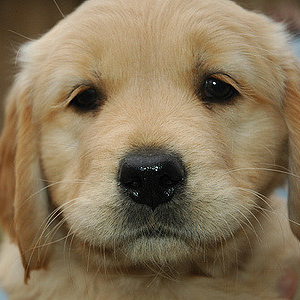
#> input picture img_match/images_org/03.png, 300 x 300 px, given in place of 2001.png, which was not available
$ python outimg.py images_org/03.png images_org/04.png
#> lines starting #> are read from the running program, lines starting #| are printed output that depends on the picture; pictures that were not available may be replaced by others from this repository, and a replacement may not be noted
# -*- coding: utf-8 -*-

import numpy as np
import cv2
import sys
import os

# [4 lines of commented-out code are left out]
img_path = os.path.abspath(os.path.dirname(__file__)) + '/kanzi/2001.png'
img_path2 = os.path.abspath(os.path.dirname(__file__)) + '/kanzi/2002.png'
IMG_SIZE = (200, 200)

img = cv2.imread(img_path)
#> img is the input picture: shape (300, 300, 3); mean B, G, R 89.1, 117.6, 135.6
img2 = cv2.imread(img_path2)
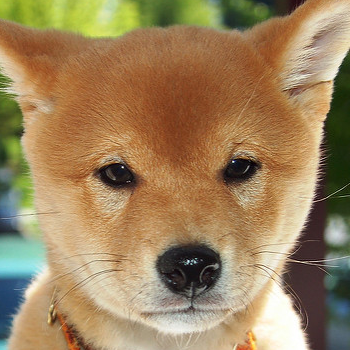
#> input picture img_match/images_org/04.png, 350 x 350 px, given in place of 2002.png, which was not available
#> img2 is the input picture: shape (350, 350, 3); mean B, G, R 93.1, 131.3, 157.2
img = cv2.resize(img, IMG_SIZE)
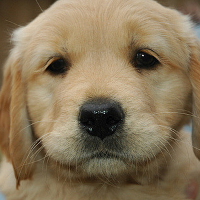
#> img: shape (200, 200, 3); mean B, G, R 89, 117.5, 135.5
img2 = cv2.resize(img2, IMG_SIZE)
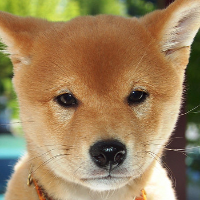
#> img2: shape (200, 200, 3); mean B, G, R 93, 131.2, 157.1
gray = cv2.cvtColor(img, cv2.COLOR_BGR2GRAY)
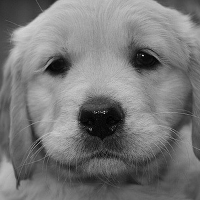
#> gray: shape (200, 200); min 1, max 229, mean 119.7
gray2 = cv2.cvtColor(img2, cv2.COLOR_BGR2GRAY)
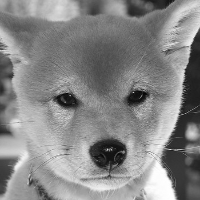
#> gray2: shape (200, 200); min 5, max 255, mean 134.6

# 特徴量記述
detector = cv2.AKAZE_create()
kp1, des1 = detector.detectAndCompute(gray, None)
#> kp1 = 31 keypoints; strongest (x, y, size): (82, 117, 8.1), (61, 70, 8.1), (50, 69, 5.7), (64, 64, 8.1)
kp2, des2 = detector.detectAndCompute(gray2, None)
#> kp2 = 38 keypoints; strongest (x, y, size): (141, 96, 8.1), (132, 98, 8.1), (61, 99, 8.1), (72, 101, 8.1)

# 比較器作成
bf = cv2.BFMatcher(cv2.NORM_HAMMING)

# 画像への特徴点の書き込み
matches = bf.match(des1, des2)
#> matches = 31 matches
matches = sorted(matches, key = lambda x:x.distance)

# 出力画像作成 表示
h1, w1, c1 = img.shape[:3]
#> h1 = 200; w1 = 200; c1 = 3
h2, w2, c2 = img2.shape[:3]
#> h2 = 200; w2 = 200; c2 = 3
height = max([h1,h2])
#> height = 200
width = w1 + w2
#> width = 400
out = np.zeros((height, width, 3), np.uint8)

cv2.drawMatches(img, kp1, img2, kp2, matches[:50],out, flags=0)
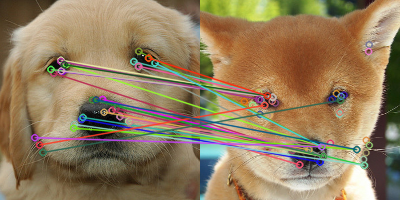
#> out: shape (200, 400, 3); mean B, G, R 94.5, 125.7, 147
cv2.imshow("name", out)
cv2.waitKey(0)
